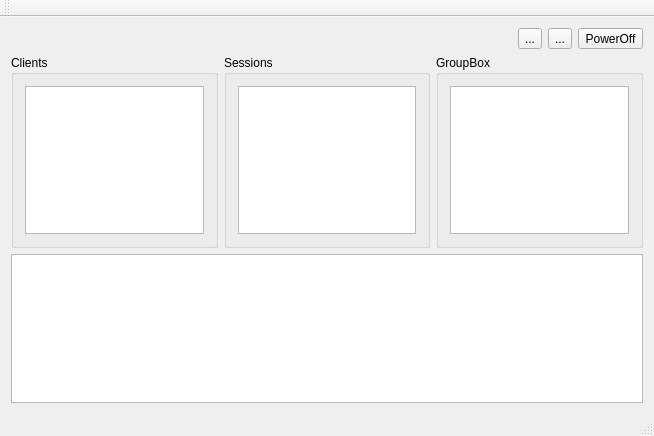
<?xml version="1.0" encoding="UTF-8"?>
<ui version="4.0">
 <class>sWindowServerView</class>
 <widget class="QMainWindow" name="sWindowServerView">
  <property name="geometry">
   <rect>
    <x>0</x>
    <y>0</y>
    <width>654</width>
    <height>436</height>
   </rect>
  </property>
  <property name="minimumSize">
   <size>
    <width>0</width>
    <height>0</height>
   </size>
  </property>
  <property name="windowTitle">
   <string>sWindowServerView</string>
  </property>
  <widget class="QWidget" name="centralWidget">
   <layout class="QVBoxLayout" name="verticalLayout_4" stretch="0,0,0">
    <item>
     <layout class="QHBoxLayout" name="horizontalLayout_2" stretch="10,0,0,0">
      <item>
       <widget class="QWidget" name="gates_view" native="true">
        <property name="minimumSize">
         <size>
          <width>0</width>
          <height>0</height>
         </size>
        </property>
        <layout class="QHBoxLayout" name="horizontalLayout_3">
         <property name="margin">
          <number>0</number>
         </property>
        </layout>
       </widget>
      </item>
      <item>
       <widget class="QToolButton" name="toolButton">
        <property name="sizePolicy">
         <sizepolicy hsizetype="Minimum" vsizetype="Minimum">
          <horstretch>0</horstretch>
          <verstretch>0</verstretch>
         </sizepolicy>
        </property>
        <property name="text">
         <string>...</string>
        </property>
       </widget>
      </item>
      <item>
       <widget class="QToolButton" name="toolButton_2">
        <property name="sizePolicy">
         <sizepolicy hsizetype="Minimum" vsizetype="Minimum">
          <horstretch>0</horstretch>
          <verstretch>0</verstretch>
         </sizepolicy>
        </property>
        <property name="text">
         <string>...</string>
        </property>
       </widget>
      </item>
      <item>
       <widget class="QToolButton" name="btn_poweroff">
        <property name="sizePolicy">
         <sizepolicy hsizetype="Minimum" vsizetype="Minimum">
          <horstretch>0</horstretch>
          <verstretch>0</verstretch>
         </sizepolicy>
        </property>
        <property name="text">
         <string>PowerOff</string>
        </property>
       </widget>
      </item>
     </layout>
    </item>
    <item>
     <layout class="QHBoxLayout" name="horizontalLayout">
      <item>
       <widget class="QGroupBox" name="groupBox">
        <property name="title">
         <string>Clients</string>
        </property>
        <layout class="QVBoxLayout" name="verticalLayout">
         <item>
          <widget class="QListWidget" name="list_clients"/>
         </item>
        </layout>
       </widget>
      </item>
      <item>
       <widget class="QGroupBox" name="groupBox_2">
        <property name="title">
         <string>Sessions</string>
        </property>
        <layout class="QVBoxLayout" name="verticalLayout_2">
         <item>
          <widget class="QListWidget" name="listWidget"/>
         </item>
        </layout>
       </widget>
      </item>
      <item>
       <widget class="QGroupBox" name="groupBox_3">
        <property name="title">
         <string>GroupBox</string>
        </property>
        <layout class="QVBoxLayout" name="verticalLayout_3">
         <item>
          <widget class="QListWidget" name="listWidget_2"/>
         </item>
        </layout>
       </widget>
      </item>
     </layout>
    </item>
    <item>
     <widget class="QTextEdit" name="textEdit">
      <property name="readOnly">
       <bool>true</bool>
      </property>
     </widget>
    </item>
   </layout>
  </widget>
  <widget class="QMenuBar" name="menuBar">
   <property name="geometry">
    <rect>
     <x>0</x>
     <y>0</y>
     <width>654</width>
     <height>25</height>
    </rect>
   </property>
  </widget>
  <widget class="QToolBar" name="mainToolBar">
   <attribute name="toolBarArea">
    <enum>TopToolBarArea</enum>
   </attribute>
   <attribute name="toolBarBreak">
    <bool>false</bool>
   </attribute>
  </widget>
  <widget class="QStatusBar" name="statusBar">
   <property name="minimumSize">
    <size>
     <width>0</width>
     <height>0</height>
    </size>
   </property>
   <property name="toolTip">
    <string extracomment="asdasd"/>
   </property>
   <property name="sizeGripEnabled">
    <bool>true</bool>
   </property>
  </widget>
 </widget>
 <layoutdefault spacing="6" margin="11"/>
 <resources/>
 <connections/>
</ui>
